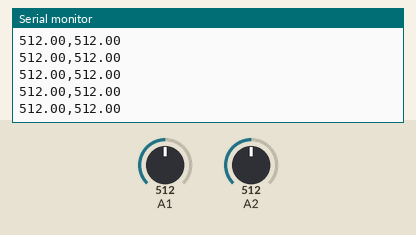
The sketch below on a simulated Arduino Uno, built with avr-gcc and run on an emulated ATmega328P. On the bench: the last lines printed to the serial monitor. The test bench sets the inputs (shaded band); at power-on: A1 = 512, A2 = 512.

Above: at 1.2 s.
1.3 s: A1 set to 716
At 1.76 s:
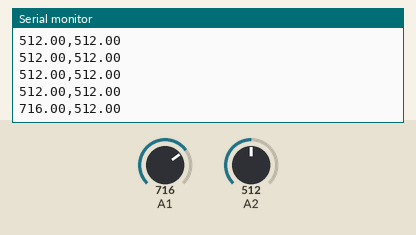
2.8 s: A2 set to 716
At 2.97 s:
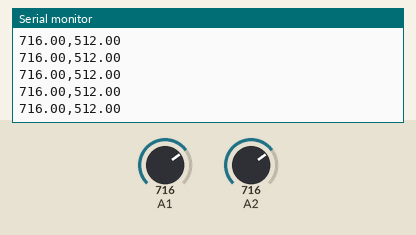
4.3 s: A1 set to 900
At 4.38 s:
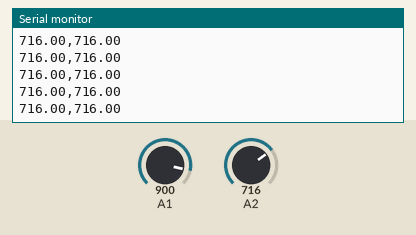
5.8 s: A2 set to 900
At 5.99 s:
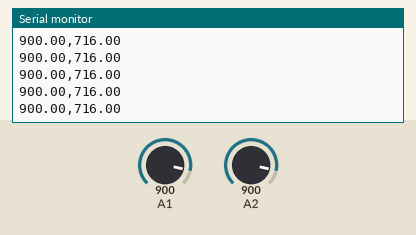
Timing chart, 0 to 8.3 s (numbered marks = the images above; inputs shaded):
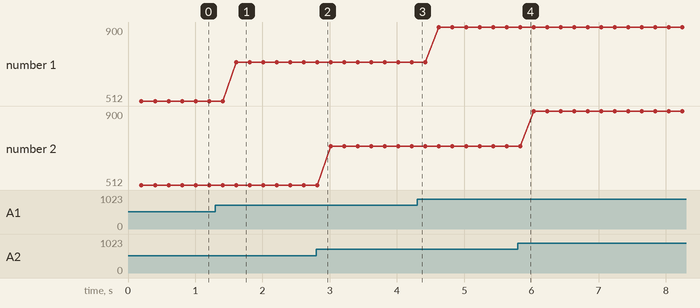

Measured:
- after the input at 1.3 s, the serial monitor: prints a new line after 0.31 s (image 1)
- plotted number 1: 512 → 716 after the input at 1.3 s, 716 → 900 after the input at 4.3 s

The sketch:

testing.ino
```cpp
#define SAMPLE 10
#define THRESHOLDLOW 40
#define THRESHOLDHIGH 10

int i;
double /*valueLow[SAMPLE], valueHigh[SAMPLE], */valueLow, valueHigh;

void setup() {
  pinMode(A3, INPUT);
  pinMode(A0, INPUT);
  pinMode(A1, INPUT);
  pinMode(A2, INPUT);
  Serial.begin(9600);
}

void loop() {
  /*for(i=0;i<SAMPLE;i=i+1) {
    valueLow[i] = analogRead(A3)/204.6;
    delay(100);
    valueHigh[i] = analogRead(A0)/204.6;
    delay(100);
  }

  for(i=0;i<SAMPLE;i=i+1) {
    if(valueLow[i]>THRESHOLDLOW) {
      turnLeft();
    } else if(valueHigh[i]>THRESHOLDHIGH) {
      turnRight();
    }
  }*/
  valueLow= analogRead(A1);
  delay(100);
  valueHigh = analogRead(A2);
  delay(100);
  Serial.print(valueLow);
  Serial.print(",");
  Serial.println(valueHigh);
}
```
